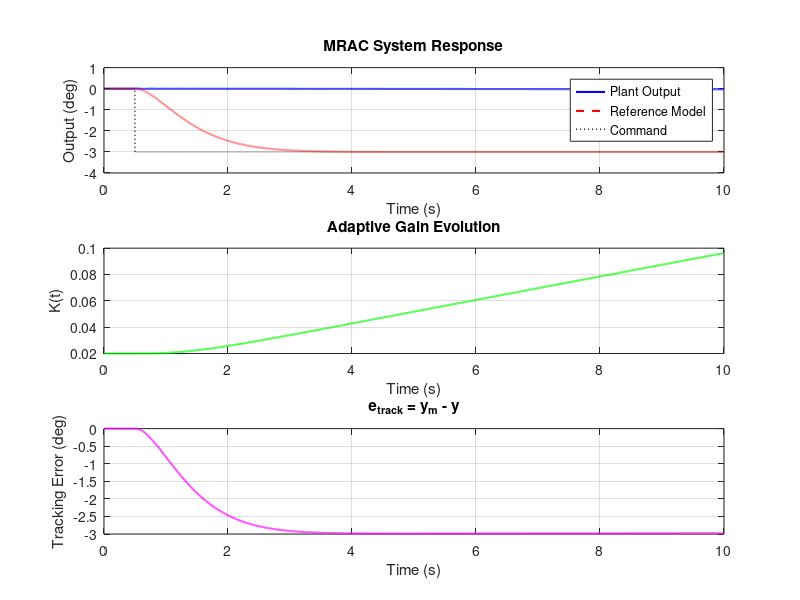

Source code (MATLAB):
clear; clc;

num = [-0.0347 2.379 -78.92];
den = [1 6.256 683.5];
num = -num;
[Ac,Bc,Cc,Dc] = tf2ss(num,den);

b_est = Cc * Bc;

wn = 2;
zeta = 0.95;

Aref = [0 1; -wn^2 -2*zeta*wn];
Bref = [0; wn^2];
Cref = [1 0];

tau = 1 / wn;
gamma_practical = 0.001;
K_init_practical = 0.02;

dt = 0.001;
Tsim = 10;
N = round(Tsim/dt);

x  = [0;0];
xr = [0;0];
K = K_init_practical;

Klog = zeros(N,1);
y  = zeros(1,N);
yr = zeros(1,N);
r = zeros(1,N);
r(0.5/dt:end) = -3;

for k = 1:N
    yr(k) = Cref * xr;
    y(k)  = Cc * x;
    
    e = r(k) - y(k);
    e_track = yr(k) - y(k);
    
    u = K * e;
    u = max(min(u, 10), -10);
    
    xr = xr + dt*(Aref*xr + Bref*r(k));
    x  = x  + dt*(Ac*x  + Bc*u);
    
    K = K + gamma_practical * e_track * e * dt;
    K = max(min(K, 0.15), 0.01);
    
    Klog(k) = K;
end

K_final = mean(Klog(end-500:end));
t = (0:N-1)*dt;

figure('Position', [100, 100, 1200, 800]);

subplot(3,1,1);
plot(t, y, 'b-', 'LineWidth', 1.5); hold on;
plot(t, yr, 'r--', 'LineWidth', 1.5);
plot(t, r, 'k:', 'LineWidth', 1);
xlabel('Time (s)'); ylabel('Output (deg)');
title('MRAC System Response');
legend('Plant Output', 'Reference Model', 'Command');
grid on;

subplot(3,1,2);
plot(t, Klog, 'g-', 'LineWidth', 1.4);
xlabel('Time (s)'); ylabel('K(t)');
title('Adaptive Gain Evolution');
grid on;

subplot(3,1,3);
plot(t, yr-y, 'm-', 'LineWidth', 1.4);
xlabel('Time (s)'); ylabel('Tracking Error (deg)');
title('e_{track} = y_m - y');
grid on;
